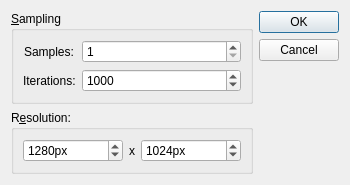
<?xml version="1.0" encoding="UTF-8"?>
<ui version="4.0">
 <class>ExportDialog</class>
 <widget class="QDialog" name="ExportDialog">
  <property name="geometry">
   <rect>
    <x>0</x>
    <y>0</y>
    <width>350</width>
    <height>183</height>
   </rect>
  </property>
  <property name="sizePolicy">
   <sizepolicy hsizetype="Fixed" vsizetype="Fixed">
    <horstretch>0</horstretch>
    <verstretch>0</verstretch>
   </sizepolicy>
  </property>
  <property name="windowTitle">
   <string>Dialog</string>
  </property>
  <property name="modal">
   <bool>true</bool>
  </property>
  <layout class="QHBoxLayout" name="horizontalLayout">
   <item>
    <layout class="QVBoxLayout" name="verticalLayout">
     <item>
      <widget class="QGroupBox" name="groupBox_2">
       <property name="sizePolicy">
        <sizepolicy hsizetype="Preferred" vsizetype="Fixed">
         <horstretch>0</horstretch>
         <verstretch>0</verstretch>
        </sizepolicy>
       </property>
       <property name="title">
        <string>&amp;Sampling</string>
       </property>
       <layout class="QFormLayout" name="formLayout">
        <property name="labelAlignment">
         <set>Qt::AlignCenter</set>
        </property>
        <property name="formAlignment">
         <set>Qt::AlignCenter</set>
        </property>
        <item row="0" column="0">
         <widget class="QLabel" name="label_2">
          <property name="text">
           <string>Samples:</string>
          </property>
         </widget>
        </item>
        <item row="0" column="1">
         <widget class="QSpinBox" name="supersamplingBox">
          <property name="suffix">
           <string/>
          </property>
          <property name="prefix">
           <string/>
          </property>
          <property name="minimum">
           <number>1</number>
          </property>
          <property name="maximum">
           <number>999999999</number>
          </property>
         </widget>
        </item>
        <item row="1" column="0">
         <widget class="QLabel" name="label_3">
          <property name="text">
           <string>Iterations:</string>
          </property>
         </widget>
        </item>
        <item row="1" column="1">
         <widget class="QSpinBox" name="iterationsBox">
          <property name="suffix">
           <string/>
          </property>
          <property name="prefix">
           <string/>
          </property>
          <property name="minimum">
           <number>1</number>
          </property>
          <property name="maximum">
           <number>999999999</number>
          </property>
          <property name="singleStep">
           <number>100</number>
          </property>
          <property name="value">
           <number>1000</number>
          </property>
         </widget>
        </item>
       </layout>
      </widget>
     </item>
     <item>
      <widget class="QGroupBox" name="groupBox">
       <property name="sizePolicy">
        <sizepolicy hsizetype="Preferred" vsizetype="Fixed">
         <horstretch>0</horstretch>
         <verstretch>0</verstretch>
        </sizepolicy>
       </property>
       <property name="title">
        <string>R&amp;esolution:</string>
       </property>
       <layout class="QHBoxLayout" name="horizontalLayout_2">
        <item>
         <widget class="QSpinBox" name="widthBox">
          <property name="sizePolicy">
           <sizepolicy hsizetype="MinimumExpanding" vsizetype="Fixed">
            <horstretch>0</horstretch>
            <verstretch>0</verstretch>
           </sizepolicy>
          </property>
          <property name="suffix">
           <string>px</string>
          </property>
          <property name="minimum">
           <number>1</number>
          </property>
          <property name="maximum">
           <number>1280000</number>
          </property>
          <property name="value">
           <number>1280</number>
          </property>
         </widget>
        </item>
        <item>
         <widget class="QLabel" name="label">
          <property name="sizePolicy">
           <sizepolicy hsizetype="Minimum" vsizetype="Minimum">
            <horstretch>0</horstretch>
            <verstretch>0</verstretch>
           </sizepolicy>
          </property>
          <property name="text">
           <string>x</string>
          </property>
          <property name="alignment">
           <set>Qt::AlignCenter</set>
          </property>
          <property name="buddy">
           <cstring>widthBox</cstring>
          </property>
         </widget>
        </item>
        <item>
         <widget class="QSpinBox" name="heightBox">
          <property name="sizePolicy">
           <sizepolicy hsizetype="MinimumExpanding" vsizetype="Fixed">
            <horstretch>0</horstretch>
            <verstretch>0</verstretch>
           </sizepolicy>
          </property>
          <property name="suffix">
           <string>px</string>
          </property>
          <property name="minimum">
           <number>1</number>
          </property>
          <property name="maximum">
           <number>1280000</number>
          </property>
          <property name="value">
           <number>1024</number>
          </property>
         </widget>
        </item>
       </layout>
      </widget>
     </item>
    </layout>
   </item>
   <item>
    <widget class="QDialogButtonBox" name="buttonBox">
     <property name="orientation">
      <enum>Qt::Vertical</enum>
     </property>
     <property name="standardButtons">
      <set>QDialogButtonBox::Cancel|QDialogButtonBox::Ok</set>
     </property>
    </widget>
   </item>
  </layout>
 </widget>
 <resources/>
 <connections>
  <connection>
   <sender>buttonBox</sender>
   <signal>accepted()</signal>
   <receiver>ExportDialog</receiver>
   <slot>accept()</slot>
   <hints>
    <hint type="sourcelabel">
     <x>248</x>
     <y>254</y>
    </hint>
    <hint type="destinationlabel">
     <x>157</x>
     <y>274</y>
    </hint>
   </hints>
  </connection>
  <connection>
   <sender>buttonBox</sender>
   <signal>rejected()</signal>
   <receiver>ExportDialog</receiver>
   <slot>reject()</slot>
   <hints>
    <hint type="sourcelabel">
     <x>316</x>
     <y>260</y>
    </hint>
    <hint type="destinationlabel">
     <x>286</x>
     <y>274</y>
    </hint>
   </hints>
  </connection>
 </connections>
</ui>
